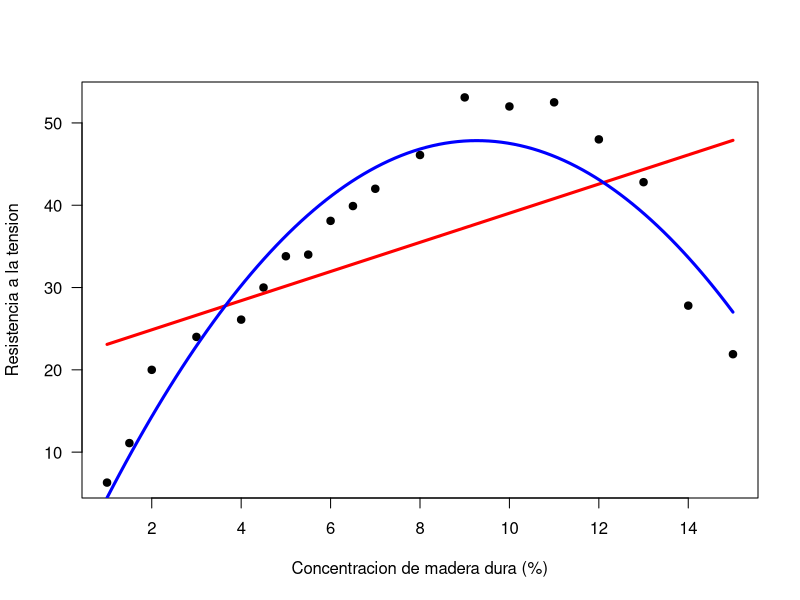
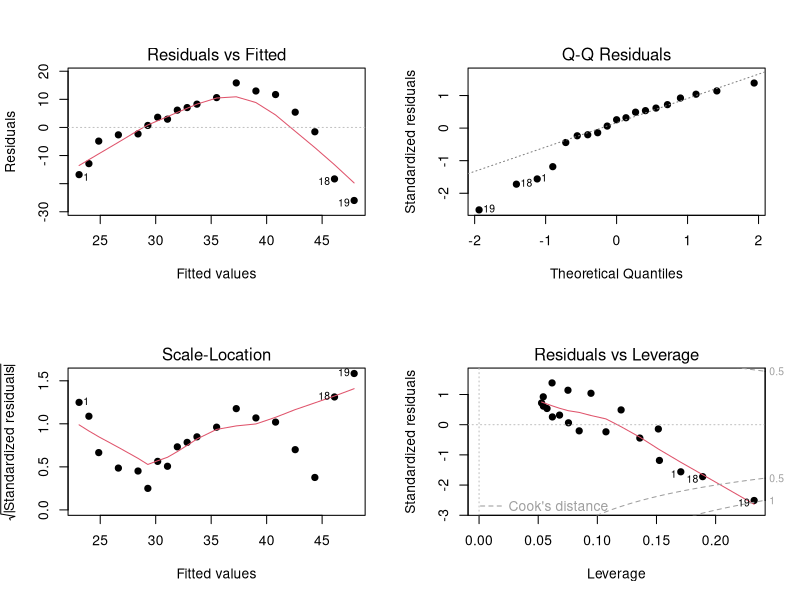
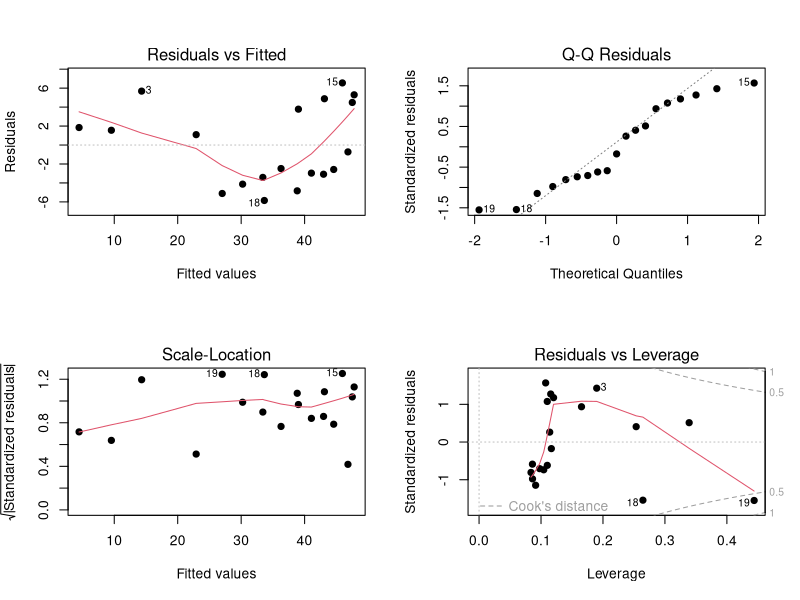

Generate these figures, in order, with R:
# Datos
concentracion <- c(1, 1.5, 2, 3, 4, 4.5, 5, 5.5, 6, 6.5, 7:15)

resistencia <- c(6.3, 11.1, 20, 24, 26.1, 30, 33.8, 34, 38.1,
                 39.9, 42, 46.1, 53.1,52, 52.5, 48, 42.8, 27.8,21.9)

# Diagrama de dispersion
plot(resistencia ~ concentracion, pch=19, las=1,
     xlab='Concentracion de madera dura (%)',
     ylab='Resistencia a la tension')

# modelo lineal
y <- resistencia
x <- concentracion
mod1 <- lm(y ~ x)
summary(mod1)

fun <- function(x) sum(coef(mod1) * c(1, x))
fun <- Vectorize(fun)
curve(fun, from=1, to=15, col='red', lwd=3, add=T)

# modelo cuadratico
mod2 <- lm(y ~ x + I(x^2))
summary(mod2)

fun <- function(x) sum(coef(mod2) * c(1, x, x^2))
fun <- Vectorize(fun)
curve(fun, from=1, to=15, col='blue', lwd=3, add=T)

# Anova
anova(mod1, mod2)

# Residuales
par(mfrow=c(2, 2))
plot(mod1, pch=19)
plot(mod2, pch=19)
